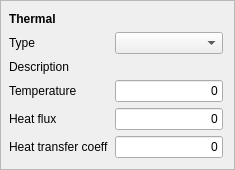
        <widget class="QFrame" name="thermalFrame">
         <property name="frameShape">
          <enum>QFrame::StyledPanel</enum>
         </property>
         <property name="frameShadow">
          <enum>QFrame::Raised</enum>
         </property>
         <layout class="QVBoxLayout" name="layoutThermalFrame">
          <property name="leftMargin">
           <number>8</number>
          </property>
          <item>
           <widget class="QLabel" name="label_thermal">
            <property name="font">
             <font>
              <weight>75</weight>
              <bold>true</bold>
             </font>
            </property>
            <property name="text">
             <string>Thermal</string>
            </property>
            <property name="wordWrap">
             <bool>false</bool>
            </property>
           </widget>
          </item>
          <item>
           <layout class="QFormLayout" name="layoutThermal">
            <item row="0" column="0">
             <widget class="QLabel" name="labelThermalBoundaryType">
              <property name="sizePolicy">
               <sizepolicy hsizetype="Minimum" vsizetype="Preferred">
                <horstretch>0</horstretch>
                <verstretch>0</verstretch>
               </sizepolicy>
              </property>
              <property name="text">
               <string>Type</string>
              </property>
             </widget>
            </item>
            <item row="0" column="1">
             <widget class="QComboBox" name="comboThermalBoundaryType">
              <property name="minimumSize">
               <size>
                <width>0</width>
                <height>0</height>
               </size>
              </property>
             </widget>
            </item>
            <item row="1" column="0">
             <widget class="QLabel" name="label">
              <property name="sizePolicy">
               <sizepolicy hsizetype="Minimum" vsizetype="Preferred">
                <horstretch>0</horstretch>
                <verstretch>0</verstretch>
               </sizepolicy>
              </property>
              <property name="text">
               <string>Description </string>
              </property>
              <property name="wordWrap">
               <bool>true</bool>
              </property>
             </widget>
            </item>
            <item row="1" column="1">
             <widget class="QLabel" name="labelThermalDescription">
              <property name="text">
               <string/>
              </property>
              <property name="wordWrap">
               <bool>true</bool>
              </property>
             </widget>
            </item>
            <item row="2" column="0">
             <widget class="QLabel" name="labelTemperature">
              <property name="text">
               <string>Temperature</string>
              </property>
             </widget>
            </item>
            <item row="2" column="1">
             <widget class="Gui::InputField" name="inputTemperature">
              <property name="sizePolicy">
               <sizepolicy hsizetype="Preferred" vsizetype="Fixed">
                <horstretch>0</horstretch>
                <verstretch>0</verstretch>
               </sizepolicy>
              </property>
              <property name="text">
               <string>0</string>
              </property>
              <property name="alignment">
               <set>Qt::AlignRight|Qt::AlignTrailing|Qt::AlignVCenter</set>
              </property>
              <property name="singleStep" stdset="0">
               <double>1.000000000000000</double>
              </property>
              <property name="minimum" stdset="0">
               <double>0.000000000000000</double>
              </property>
              <property name="unit" stdset="0">
               <string notr="true">K</string>
              </property>
              <property name="format" stdset="0">
               <string>g</string>
              </property>
             </widget>
            </item>
            <item row="3" column="0">
             <widget class="QLabel" name="labelHeatFlux">
              <property name="text">
               <string>Heat flux</string>
              </property>
             </widget>
            </item>
            <item row="3" column="1">
             <widget class="Gui::InputField" name="inputHeatFlux">
              <property name="sizePolicy">
               <sizepolicy hsizetype="Preferred" vsizetype="Fixed">
                <horstretch>0</horstretch>
                <verstretch>0</verstretch>
               </sizepolicy>
              </property>
              <property name="text">
               <string>0</string>
              </property>
              <property name="alignment">
               <set>Qt::AlignRight|Qt::AlignTrailing|Qt::AlignVCenter</set>
              </property>
              <property name="singleStep" stdset="0">
               <double>1.000000000000000</double>
              </property>
              <property name="unit" stdset="0">
               <string notr="true">W/m^2</string>
              </property>
              <property name="format" stdset="0">
               <string>g</string>
              </property>
             </widget>
            </item>
            <item row="4" column="0">
             <widget class="QLabel" name="labelHTCeoff">
              <property name="text">
               <string>Heat transfer coeff</string>
              </property>
             </widget>
            </item>
            <item row="4" column="1">
             <widget class="Gui::InputField" name="inputHeatTransferCoeff">
              <property name="sizePolicy">
               <sizepolicy hsizetype="Preferred" vsizetype="Fixed">
                <horstretch>0</horstretch>
                <verstretch>0</verstretch>
               </sizepolicy>
              </property>
              <property name="text">
               <string>0</string>
              </property>
              <property name="alignment">
               <set>Qt::AlignRight|Qt::AlignTrailing|Qt::AlignVCenter</set>
              </property>
              <property name="singleStep" stdset="0">
               <double>1.000000000000000</double>
              </property>
              <property name="minimum" stdset="0">
               <double>0.000000000000000</double>
              </property>
              <property name="unit" stdset="0">
               <string notr="true">W/m^2/K</string>
              </property>
              <property name="format" stdset="0">
               <string>g</string>
              </property>
             </widget>
            </item>
           </layout>
          </item>
         </layout>
        </widget>
